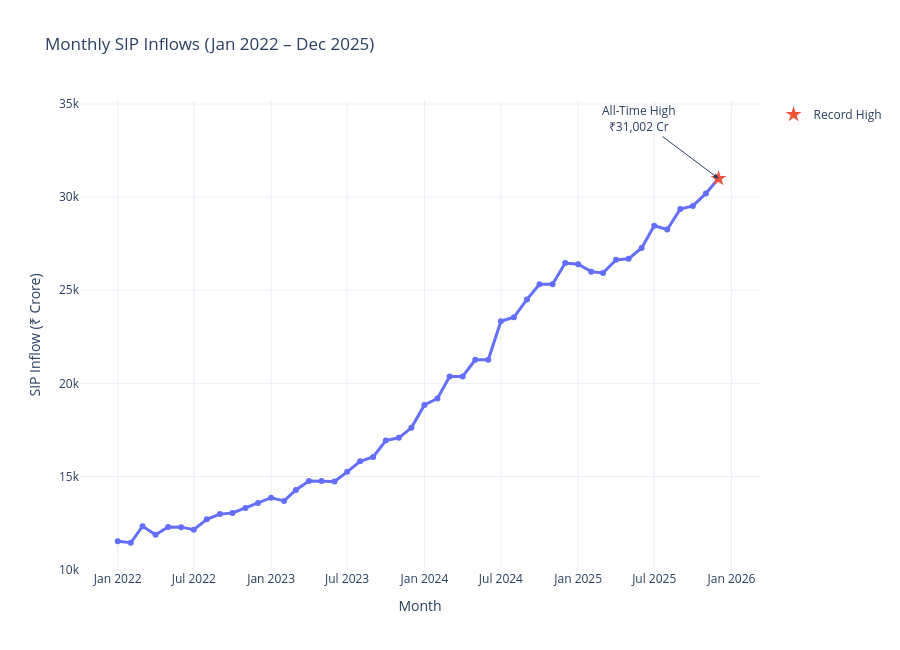

The notebook cell saved with this chart:
### Code cell
import plotly.express as px

fig = px.line(
    sip,
    x="month",
    y="sip_inflow_crore",
    markers=True,
    title="Monthly SIP Inflows (Jan 2022 – Dec 2025)",
    labels={
        "month":"Month",
        "sip_inflow_crore":"SIP Inflow (₹ Crore)"
    }
)

fig.add_annotation(
    x=peak_month,
    y=peak_value,
    text="All-Time High<br>₹31,002 Cr",
    showarrow=True,
    arrowhead=2,
    ax=-80,
    ay=-60
)

fig.update_layout(
    template="plotly_white",
    height=650,
    hovermode="x unified"
)

fig.update_traces(
    line_width=3
)
fig.add_scatter(
    x=[peak_month],
    y=[peak_value],
    mode="markers",
    marker=dict(
        size=12,
        symbol="star"
    ),
    name="Record High"
)

fig.show()

### Figure 1 — Plotly figure (JSON) as saved in the notebook; plotly's stock layout.template omitted (floating-point values rounded to 4 significant figures)
{"data": [{"hovertemplate": "Month=%{x}<br>SIP Inflow (₹ Crore)=%{y}<extra></extra>", "legendgroup": "", "line": {"color": "#636efa", "dash": "solid", "width": 3}, "marker": {"symbol": "circle"}, "mode": "lines+markers", "name": "", "orientation": "v", "showlegend": false, "type": "scatter", "x": ["2022-01-01T00:00:00.000000000", "2022-02-01T00:00:00.000000000", "2022-03-01T00:00:00.000000000", "2022-04-01T00:00:00.000000000", "2022-05-01T00:00:00.000000000", "2022-06-01T00:00:00.000000000", "2022-07-01T00:00:00.000000000", "2022-08-01T00:00:00.000000000", "2022-09-01T00:00:00.000000000", "2022-10-01T00:00:00.000000000", "2022-11-01T00:00:00.000000000", "2022-12-01T00:00:00.000000000", "2023-01-01T00:00:00.000000000", "2023-02-01T00:00:00.000000000", "2023-03-01T00:00:00.000000000", "2023-04-01T00:00:00.000000000", "2023-05-01T00:00:00.000000000", "2023-06-01T00:00:00.000000000", "2023-07-01T00:00:00.000000000", "2023-08-01T00:00:00.000000000", "2023-09-01T00:00:00.000000000", "2023-10-01T00:00:00.000000000", "2023-11-01T00:00:00.000000000", "2023-12-01T00:00:00.000000000", "2024-01-01T00:00:00.000000000", "2024-02-01T00:00:00.000000000", "2024-03-01T00:00:00.000000000", "2024-04-01T00:00:00.000000000", "2024-05-01T00:00:00.000000000", "2024-06-01T00:00:00.000000000", "2024-07-01T00:00:00.000000000", "2024-08-01T00:00:00.000000000", "2024-09-01T00:00:00.000000000", "2024-10-01T00:00:00.000000000", "2024-11-01T00:00:00.000000000", "2024-12-01T00:00:00.000000000", "2025-01-01T00:00:00.000000000", "2025-02-01T00:00:00.000000000", "2025-03-01T00:00:00.000000000", "2025-04-01T00:00:00.000000000", "2025-05-01T00:00:00.000000000", "2025-06-01T00:00:00.000000000", "2025-07-01T00:00:00.000000000", "2025-08-01T00:00:00.000000000", "2025-09-01T00:00:00.000000000", "2025-10-01T00:00:00.000000000", "2025-11-01T00:00:00.000000000", "2025-12-01T00:00:00.000000000"], "xaxis": "x", "y": [11517, 11438, 12328, 11863, 12286, 12276, 12140, 12694, 12976, 13040, 13306, 13573, 13856, 13687, 14276, 14749, 14749, 14734, 15245, 15814, 16042, 16928, 17073, 17610, 18838, 19187, 20371, 20371, 21262, 21262, 23332, 23547, 24509, 25323, 25320, 26459, 26400, 25999, 25926, 26632, 26688, 27274, 28464, 28265, 29361, 29529, 30200, 31002], "yaxis": "y"}, {"marker": {"size": 12, "symbol": "star"}, "mode": "markers", "name": "Record High", "type": "scatter", "x": ["2025-12-01T00:00:00"], "y": [31002]}], "layout": {"annotations": [{"arrowhead": 2, "ax": -80, "ay": -60, "showarrow": true, "text": "All-Time High<br>₹31,002 Cr", "x": "2025-12-01T00:00:00", "y": 31002}], "height": 650, "hovermode": "x unified", "legend": {"tracegroupgap": 0}, "title": {"text": "Monthly SIP Inflows (Jan 2022 – Dec 2025)"}, "xaxis": {"anchor": "y", "domain": [0, 1], "title": {"text": "Month"}}, "yaxis": {"anchor": "x", "domain": [0, 1], "title": {"text": "SIP Inflow (₹ Crore)"}}}}
